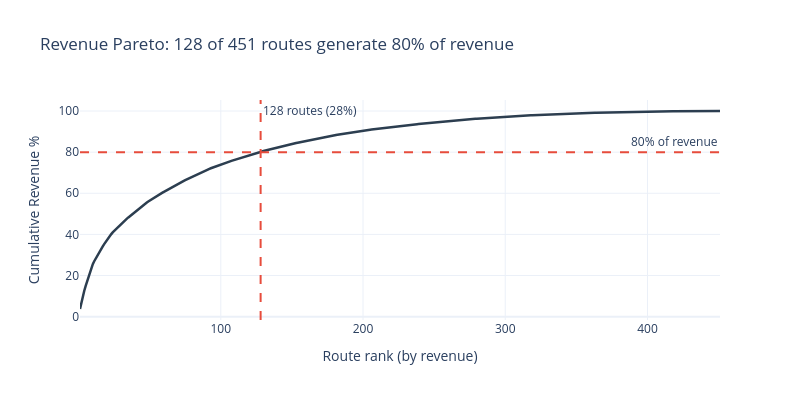

Source (notebook cell):
### Markdown cell above
## 2. Revenue Pareto Curve

How concentrated is airline revenue? The Pareto principle suggests 20% of routes generate 80% of revenue. Let's see if that holds.

### Code cell
df_pareto = query("""
    WITH route_revenue AS (
        SELECT f.departure_airport || '-' || f.arrival_airport AS route,
               SUM(tf.amount) AS revenue
        FROM bookings.ticket_flights tf
        JOIN bookings.flights f ON f.flight_id = tf.flight_id
        WHERE f.status = 'Arrived'
        GROUP BY f.departure_airport, f.arrival_airport
    )
    SELECT route, revenue,
           SUM(revenue) OVER (ORDER BY revenue DESC) / SUM(revenue) OVER () * 100 AS cumul_pct,
           ROW_NUMBER() OVER (ORDER BY revenue DESC) AS rank,
           COUNT(*) OVER () AS total_routes
    FROM route_revenue ORDER BY revenue DESC
""")

# Find the 80% crossing point
cross_80 = df_pareto[df_pareto['cumul_pct'] >= 80].iloc[0]

fig = go.Figure()
fig.add_trace(go.Scatter(x=df_pareto['rank'], y=df_pareto['cumul_pct'],
                         mode='lines', name='Cumulative Revenue %',
                         line=dict(color='#2c3e50', width=2.5)))
fig.add_hline(y=80, line_dash='dash', line_color='#e74c3c',
              annotation_text='80% of revenue')
fig.add_vline(x=cross_80['rank'], line_dash='dash', line_color='#e74c3c',
              annotation_text=f"{int(cross_80['rank'])} routes ({100*cross_80['rank']/df_pareto['total_routes'].iloc[0]:.0f}%)")
fig.update_layout(title=f"Revenue Pareto: {int(cross_80['rank'])} of {int(df_pareto['total_routes'].iloc[0])} routes generate 80% of revenue",
                  xaxis_title='Route rank (by revenue)', yaxis_title='Cumulative Revenue %',
                  template='plotly_white', width=800, height=400)
fig.show()

### Figure 1 — Plotly figure (JSON) as saved in the notebook; plotly's stock layout.template omitted (floating-point values rounded to 4 significant figures; data arrays with more than 128 entries replaced by an {"elided": "..."} marker saying what was removed)
{"data": [{"line": {"color": "#2c3e50", "width": 2.5}, "mode": "lines", "name": "Cumulative Revenue %", "type": "scatter", "x": {"elided": "451 int values"}, "y": {"elided": "451 float values"}}], "layout": {"annotations": [{"showarrow": false, "text": "80% of revenue", "x": 1, "xanchor": "right", "xref": "x domain", "y": 80, "yanchor": "bottom", "yref": "y"}, {"showarrow": false, "text": "128 routes (28%)", "x": 128, "xanchor": "left", "xref": "x", "y": 1, "yanchor": "top", "yref": "y domain"}], "height": 400, "shapes": [{"line": {"color": "#e74c3c", "dash": "dash"}, "type": "line", "x0": 0, "x1": 1, "xref": "x domain", "y0": 80, "y1": 80, "yref": "y"}, {"line": {"color": "#e74c3c", "dash": "dash"}, "type": "line", "x0": 128, "x1": 128, "xref": "x", "y0": 0, "y1": 1, "yref": "y domain"}], "title": {"text": "Revenue Pareto: 128 of 451 routes generate 80% of revenue"}, "width": 800, "xaxis": {"title": {"text": "Route rank (by revenue)"}}, "yaxis": {"title": {"text": "Cumulative Revenue %"}}}}
